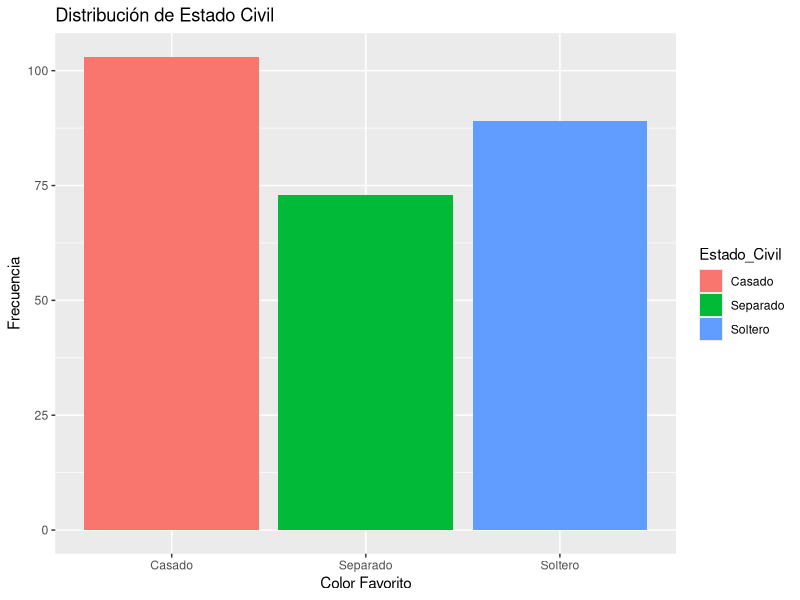
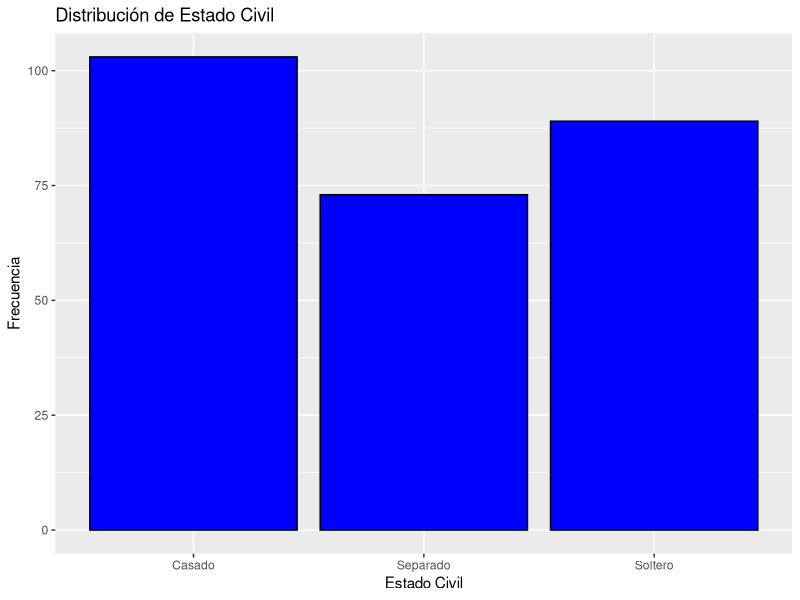
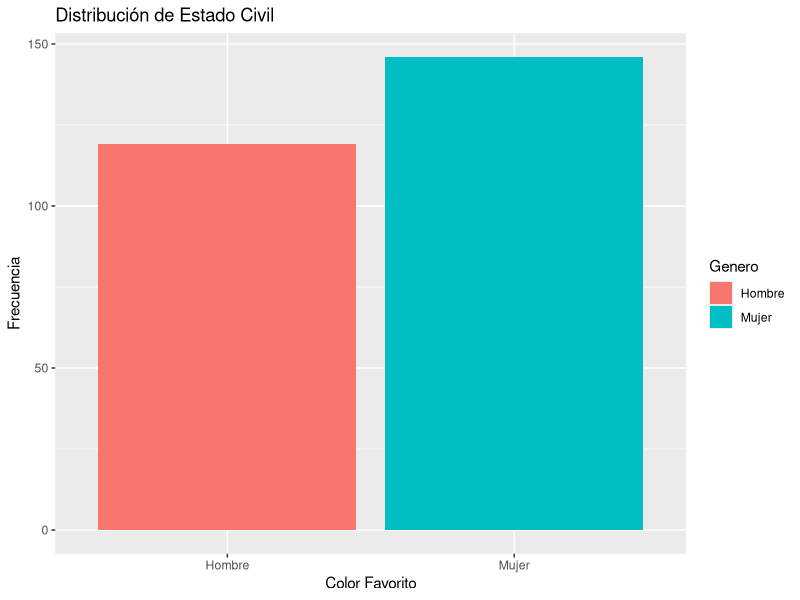
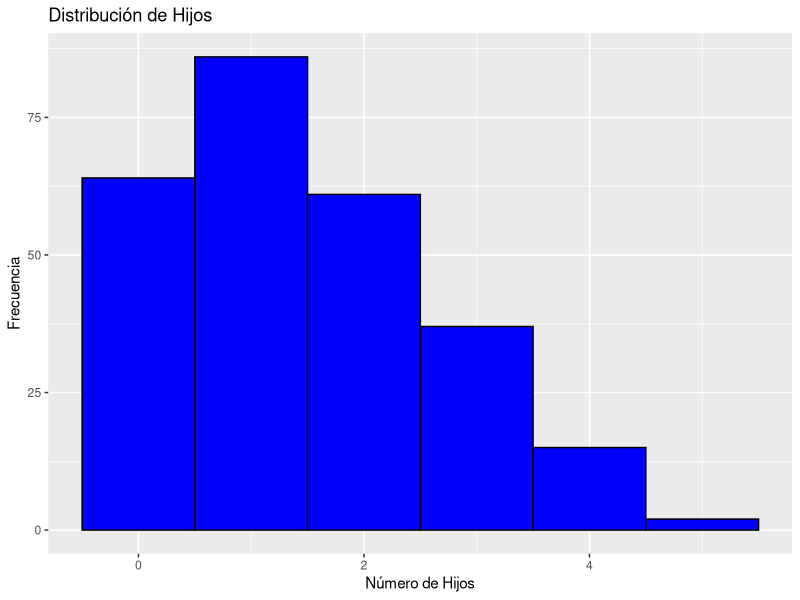
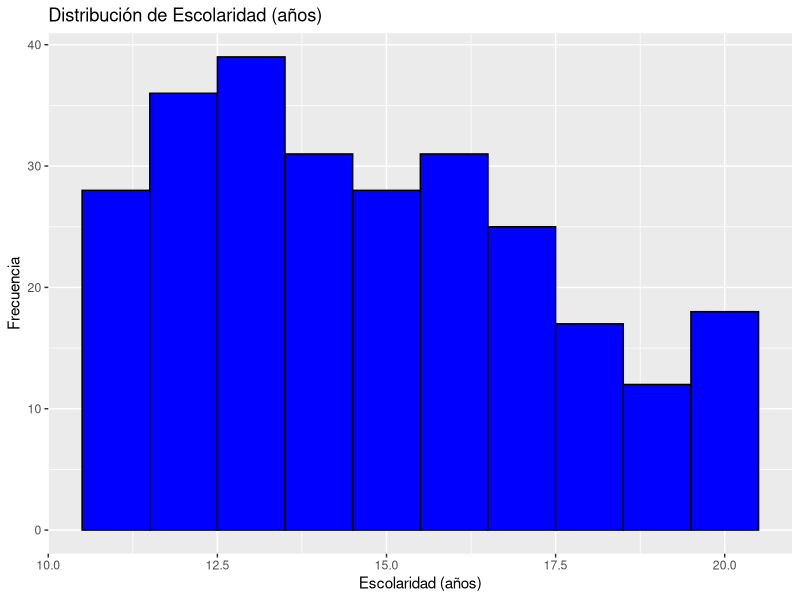

Source code (R) for these figures, in order:
## ---- chunk 1
# Instalar tidyverse 
install.packages("tidyverse")

# Instalar ggplot2 
install.packages("ggplot2")

# Cargar la librería ggplot2
library(ggplot2)
## ---- chunk 2
bd_1 <- read.csv("datos.csv")
## ---- chunk 3
View (bd_1)
## ---- chunk 4
ggplot(bd_1, aes(x=Estado_Civil, fill = Estado_Civil)) + 
  geom_bar() + 
  labs(title="Distribución de Estado Civil", x="Color Favorito", y="Frecuencia")
## ---- chunk 5
ggplot(bd_1, aes(x = Estado_Civil)) +
  geom_bar(fill = "blue", color = "black") +
  ggtitle("Distribución de Estado Civil") +
  xlab("Estado Civil") +
  ylab("Frecuencia")
## ---- chunk 6
ggplot(bd_1, aes(x=Genero, fill = Genero)) + 
  geom_bar() + 
  labs(title="Distribución de Estado Civil", x="Color Favorito", y="Frecuencia")
## ---- chunk 7
ggplot(bd_1, aes(x = Hijos)) +
  geom_histogram(binwidth = 1, fill = "blue", color = "black") +
  ggtitle("Distribución de Hijos") +
  xlab("Número de Hijos") +
  ylab("Frecuencia")
## ---- chunk 8
ggplot(bd_1, aes(x = Escolaridad)) +
  geom_histogram(binwidth = 1, fill = "blue", color = "black") +
  ggtitle("Distribución de Escolaridad (años)") +
  xlab("Escolaridad (años)") +
  ylab("Frecuencia")
